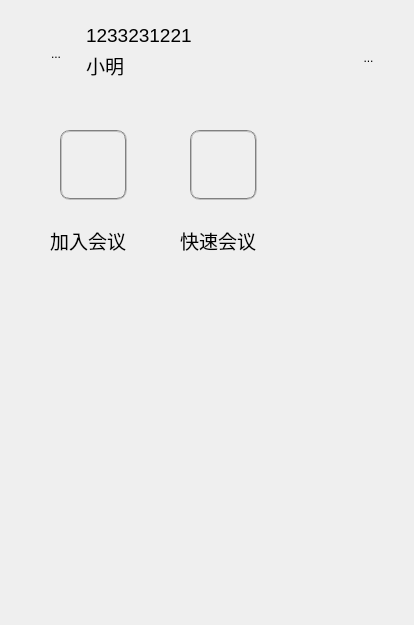
<?xml version="1.0" encoding="UTF-8"?>
<ui version="4.0">
 <class>Main</class>
 <widget class="QWidget" name="Main">
  <property name="geometry">
   <rect>
    <x>0</x>
    <y>0</y>
    <width>414</width>
    <height>625</height>
   </rect>
  </property>
  <property name="minimumSize">
   <size>
    <width>414</width>
    <height>625</height>
   </size>
  </property>
  <property name="maximumSize">
   <size>
    <width>414</width>
    <height>625</height>
   </size>
  </property>
  <property name="windowTitle">
   <string>视频会议</string>
  </property>
  <property name="windowIcon">
   <iconset resource="img/a.qrc">
    <normaloff>:/img/视频会议.png</normaloff>:/img/视频会议.png</iconset>
  </property>
  <widget class="QPushButton" name="pushButton">
   <property name="geometry">
    <rect>
     <x>60</x>
     <y>130</y>
     <width>67</width>
     <height>70</height>
    </rect>
   </property>
   <property name="sizePolicy">
    <sizepolicy hsizetype="Fixed" vsizetype="Fixed">
     <horstretch>0</horstretch>
     <verstretch>0</verstretch>
    </sizepolicy>
   </property>
   <property name="styleSheet">
    <string notr="true">QPushButton
{
	
      border-radius: 10px;  border: 2px groove gray; 
}</string>
   </property>
   <property name="text">
    <string/>
   </property>
   <property name="icon">
    <iconset resource="img/a.qrc">
     <normaloff>:/img/加入会议 (1).png</normaloff>:/img/加入会议 (1).png</iconset>
   </property>
   <property name="iconSize">
    <size>
     <width>67</width>
     <height>70</height>
    </size>
   </property>
  </widget>
  <widget class="QLabel" name="label_2">
   <property name="geometry">
    <rect>
     <x>50</x>
     <y>220</y>
     <width>101</width>
     <height>41</height>
    </rect>
   </property>
   <property name="font">
    <font>
     <family>Arial</family>
     <pointsize>14</pointsize>
    </font>
   </property>
   <property name="text">
    <string>加入会议</string>
   </property>
  </widget>
  <widget class="QPushButton" name="pushButton_2">
   <property name="geometry">
    <rect>
     <x>190</x>
     <y>130</y>
     <width>67</width>
     <height>70</height>
    </rect>
   </property>
   <property name="styleSheet">
    <string notr="true">QPushButton
{
	
      border-radius: 10px;  border: 2px groove gray; 
}</string>
   </property>
   <property name="text">
    <string/>
   </property>
   <property name="icon">
    <iconset resource="img/a.qrc">
     <normaloff>:/img/快速会议1.png</normaloff>:/img/快速会议1.png</iconset>
   </property>
   <property name="iconSize">
    <size>
     <width>67</width>
     <height>70</height>
    </size>
   </property>
  </widget>
  <widget class="QLabel" name="label_3">
   <property name="geometry">
    <rect>
     <x>180</x>
     <y>220</y>
     <width>101</width>
     <height>41</height>
    </rect>
   </property>
   <property name="font">
    <font>
     <family>Arial</family>
     <pointsize>14</pointsize>
    </font>
   </property>
   <property name="text">
    <string>快速会议</string>
   </property>
  </widget>
  <widget class="QLabel" name="label">
   <property name="geometry">
    <rect>
     <x>86</x>
     <y>50</y>
     <width>211</width>
     <height>31</height>
    </rect>
   </property>
   <property name="sizePolicy">
    <sizepolicy hsizetype="Expanding" vsizetype="Fixed">
     <horstretch>0</horstretch>
     <verstretch>0</verstretch>
    </sizepolicy>
   </property>
   <property name="font">
    <font>
     <pointsize>14</pointsize>
    </font>
   </property>
   <property name="text">
    <string>小明</string>
   </property>
  </widget>
  <widget class="QLabel" name="label_4">
   <property name="geometry">
    <rect>
     <x>86</x>
     <y>20</y>
     <width>231</width>
     <height>31</height>
    </rect>
   </property>
   <property name="sizePolicy">
    <sizepolicy hsizetype="Fixed" vsizetype="Fixed">
     <horstretch>0</horstretch>
     <verstretch>0</verstretch>
    </sizepolicy>
   </property>
   <property name="font">
    <font>
     <pointsize>14</pointsize>
    </font>
   </property>
   <property name="text">
    <string>1233231221</string>
   </property>
  </widget>
  <widget class="QToolButton" name="toolButton">
   <property name="geometry">
    <rect>
     <x>350</x>
     <y>40</y>
     <width>37</width>
     <height>36</height>
    </rect>
   </property>
   <property name="text">
    <string>...</string>
   </property>
   <property name="icon">
    <iconset resource="img/a.qrc">
     <normaloff>:/img/设置.png</normaloff>:/img/设置.png</iconset>
   </property>
   <property name="iconSize">
    <size>
     <width>30</width>
     <height>30</height>
    </size>
   </property>
   <property name="autoRaise">
    <bool>true</bool>
   </property>
  </widget>
  <widget class="QToolButton" name="toolButton_2">
   <property name="geometry">
    <rect>
     <x>31</x>
     <y>28</y>
     <width>50</width>
     <height>51</height>
    </rect>
   </property>
   <property name="text">
    <string>...</string>
   </property>
   <property name="icon">
    <iconset resource="img/a.qrc">
     <normaloff>:/img/用户.png</normaloff>:/img/用户.png</iconset>
   </property>
   <property name="iconSize">
    <size>
     <width>40</width>
     <height>40</height>
    </size>
   </property>
   <property name="autoRaise">
    <bool>true</bool>
   </property>
  </widget>
 </widget>
 <resources>
  <include location="img/a.qrc"/>
 </resources>
 <connections/>
</ui>
